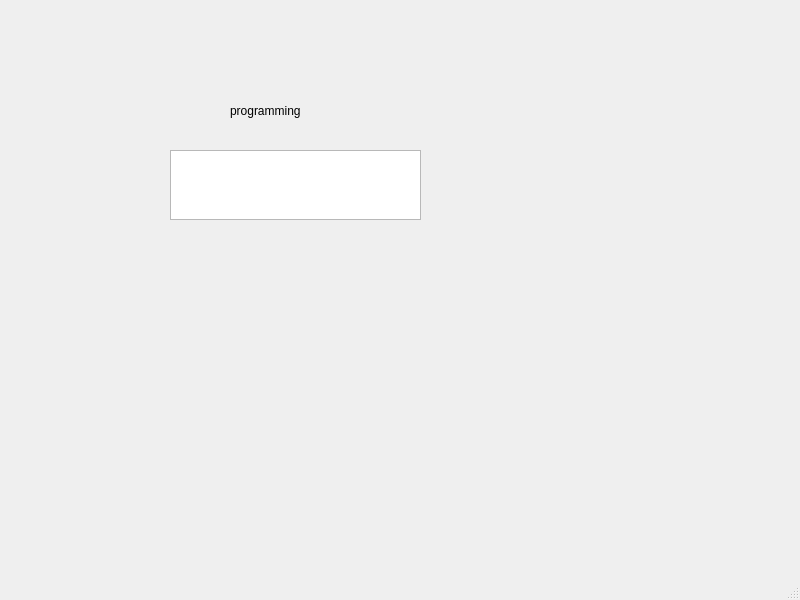
<?xml version="1.0" encoding="UTF-8"?>
<ui version="4.0">
 <class>ProGramming</class>
 <widget class="QMainWindow" name="ProGramming">
  <property name="geometry">
   <rect>
    <x>0</x>
    <y>0</y>
    <width>800</width>
    <height>600</height>
   </rect>
  </property>
  <property name="windowTitle">
   <string>MainWindow</string>
  </property>
  <widget class="QWidget" name="centralwidget">
   <widget class="QLabel" name="label">
    <property name="geometry">
     <rect>
      <x>230</x>
      <y>80</y>
      <width>101</width>
      <height>61</height>
     </rect>
    </property>
    <property name="text">
     <string>programming </string>
    </property>
   </widget>
   <widget class="QTextEdit" name="textEdit">
    <property name="geometry">
     <rect>
      <x>170</x>
      <y>150</y>
      <width>251</width>
      <height>70</height>
     </rect>
    </property>
   </widget>
  </widget>
  <widget class="QMenuBar" name="menubar">
   <property name="geometry">
    <rect>
     <x>0</x>
     <y>0</y>
     <width>800</width>
     <height>28</height>
    </rect>
   </property>
  </widget>
  <widget class="QStatusBar" name="statusbar"/>
 </widget>
 <resources/>
 <connections/>
</ui>
